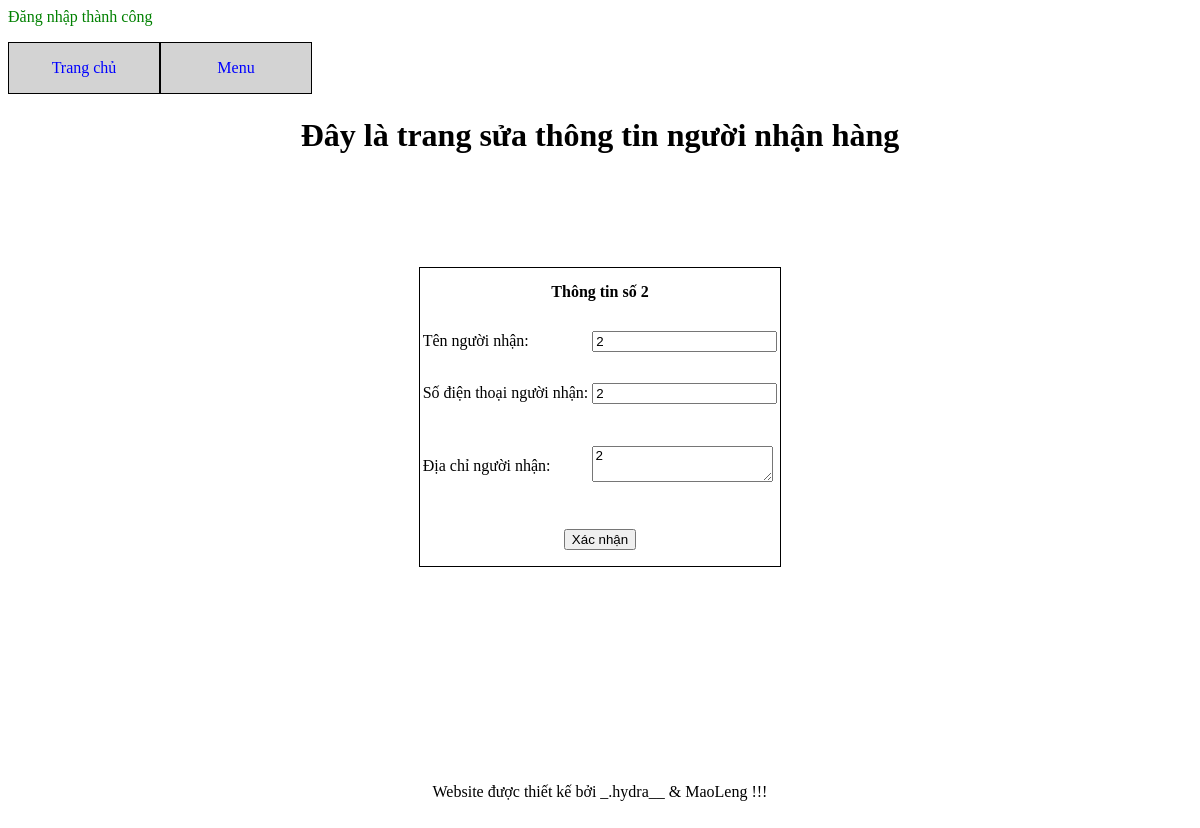
Page /receiver_form.php?id=2&type=change (signed in) on the committed database.
### tables this page shows
CREATE TABLE `receivers` (
  `customer_id` int(11) NOT NULL,
  `id` int(11) NOT NULL,
  `name` varchar(50) NOT NULL,
  `phone` varchar(20) NOT NULL,
  `address` varchar(200) NOT NULL,
  `status` tinyint(1) NOT NULL DEFAULT '0'
);

### receiver_form.php (the view, shortened to what this page needs)
<!DOCTYPE html>
<html>
<head>
</head>
<body>
	<?php
	require 'connect.php';
	require 'announce.php';
	$type = $_GET['type'];
	?>
	<div id="div_tong">
		<?php require 'menu.php'; ?>
		<div id="div_tren">
			<?php if ($type == 'change') {
				$num = $_GET['id'];
				$num = $num;
				$sql = "select * from receivers where id = '$num'";
				$result = mysqli_query($connect,$sql);
				$each = mysqli_fetch_array($result);
				?>
				<h1 style="text-align: center; ">
					Đây là trang sửa thông tin người nhận hàng
				</h1>
				<?php
			} ?>
		</div>
		<div id="div_giua">
			<form method="post" action="receiver_process.php" type="create">
				<table height="300px" class="border" >
					<tr>
						<th colspan="2">
							Thông tin số <?php echo $num ?>
						</th>
					</tr>
					<tr>
						<td>
							Tên người nhận:
						</td>
						<td>
							<input type="text" name="name" value="<?php echo $each['name'] ?>">
						</td>
					</tr>
					<tr>
						<td>
							Số điện thoại người nhận:
						</td>
						<td>
							<input type="text" name="phone" value="<?php echo $each['phone'] ?>">
						</td>
					</tr>
					<tr>
						<td>
							Địa chỉ người nhận:
						</td>
						<td>
							<textarea name="address"><?php echo $each['address'] ?></textarea>
						</td>
					</tr>
					<tr>
						<td colspan="2" class="center">
							<button>
								Xác nhận
							</button>
						</td>
					</tr>
				</table>
			</form>
		</div>
		<div id="div_duoi">
			<?php
			require 'footer.php';
			?>
		</div>
	</div>
</body>
</html>

### menu.php (style rules this page uses)
#div_tong { min-height: 800px; max-height: 6000px; position: relative; }
#div_tren { text-align: center; height: 150px; }
#div_giua { min-height: 500px; max-height: 4900px; }
#div_duoi { height: 100px; text-align: center; position: relative; bottom: 0px; }
.center { text-align: center; }
.border { border: 1px solid black; }
table { margin: auto ; }

### rows in the picture
receivers: name "2", phone "2", address "2"

### other values in the picture
$_SESSION['success'] "Đăng nhập thành công"
$num "2"
